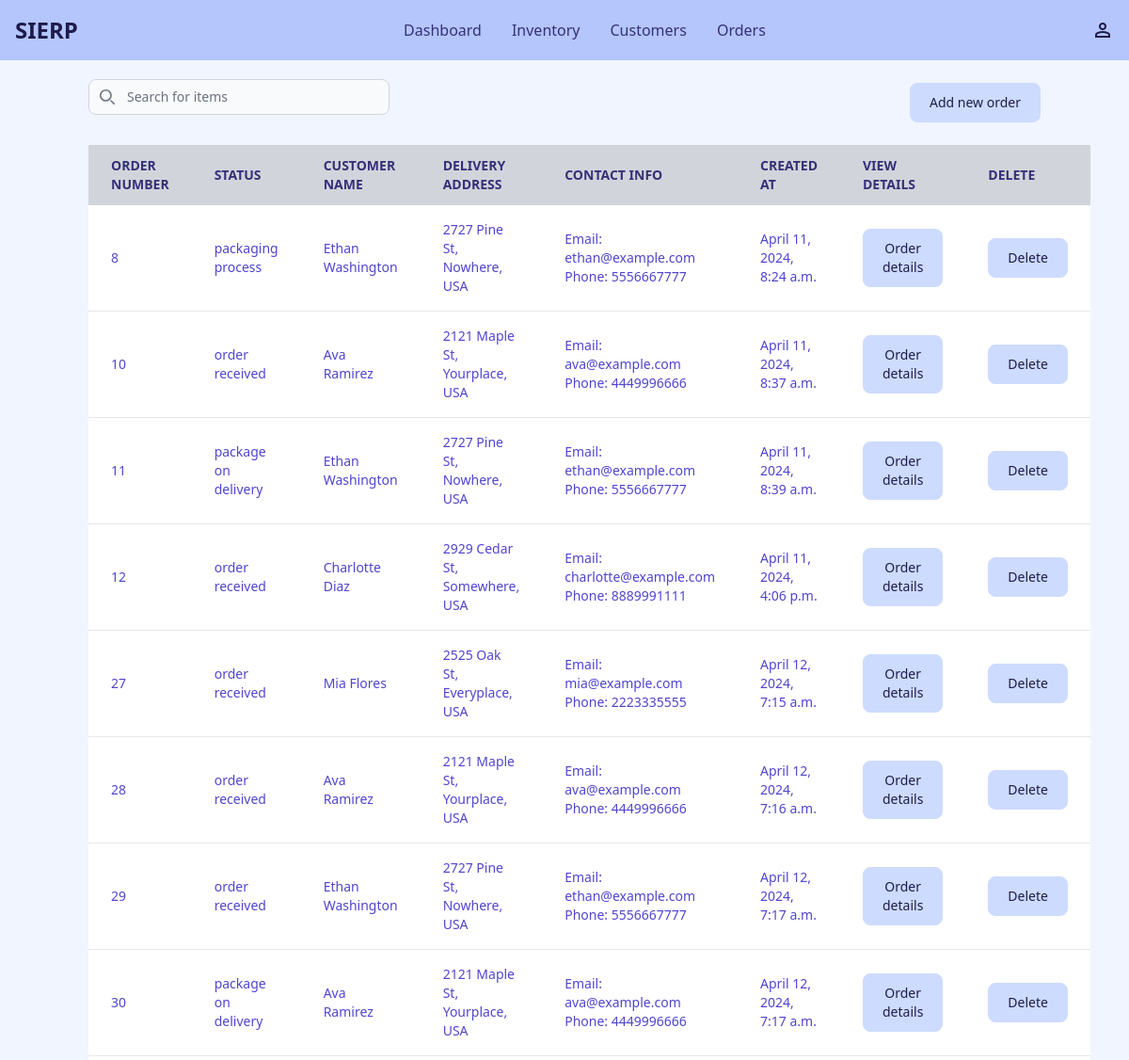
/orders (upper part), run on an earlier commit of the app's database.
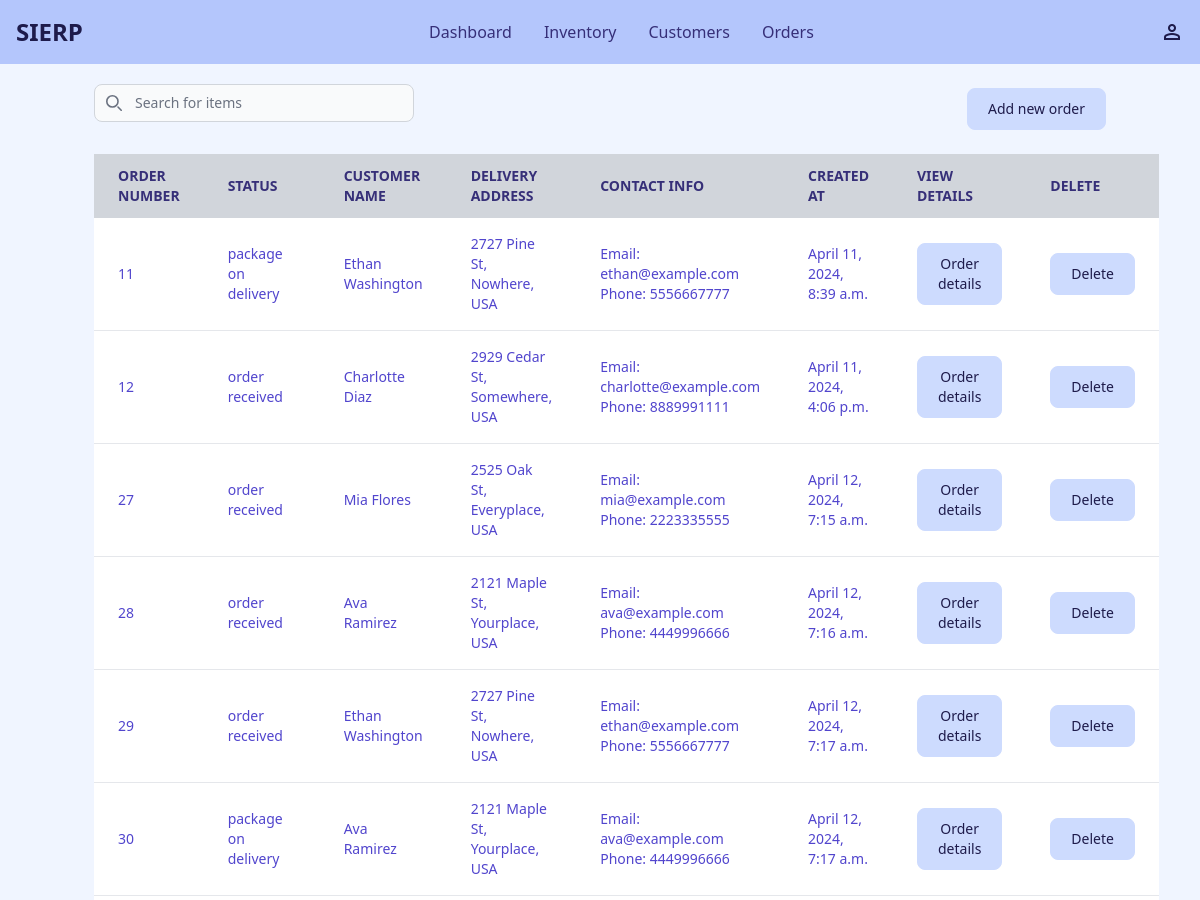
And on a later commit of the database.
### orders/models.py (models this page shows)
class Order(models.Model):
    customer = models.ForeignKey(Customer, on_delete=models.CASCADE)
    delivery_address = models.CharField(max_length=400)
    status = models.ForeignKey(Status, on_delete=models.CASCADE)
    created_at = models.DateTimeField(auto_now_add=True)

class Status(models.Model):
    id = models.BigIntegerField().primary_key=True
    name_of_status = models.CharField(max_length=100)
    def __str__(self):
        return self.name_of_status

### customers/models.py (models this page shows, shortened)
class Customer(models.Model):
    id = models.BigIntegerField().primary_key=True
    name = models.CharField(max_length=200)
    email = models.EmailField(max_length=254)
    address = models.CharField(max_length=400)
    phone = models.BigIntegerField()

### orders/views.py (the view, shortened to what this page needs)
# urls.py: path('', include('orders.urls')),
def orders(request):
    if request.method == "GET":
        orders = Order.objects.all()
        customers = Customer.objects.all()
        return render(request, "orders/orders.html", {"orders": orders, "customers": customers})

### orders/templates/orders/orders.html (shortened to what the changed rows need)
{% extends '_base.html' %}
{% block content %}
<table class="mx-1.5 w-full text-sm text-left rtl:text-right text-indigo-200 dark:text-indigo-400 ">
    <thead class="text-s text-indigo-900 uppercase bg-gray-300">
        <tr>
            <th scope="col" class="px-6 py-3">
                Order number
            </th>
            <th scope="col" class="px-6 py-3">
                Status
            </th>
            <th scope="col" class="px-6 py-3">
                Customer name
            </th>
            <th scope="col" class="px-6 py-3">
                Delivery address
            </th>
            <th scope="col" class="px-6 py-3">
                Contact info
            </th>
            <th scope="col" class="px-6 py-3">
                Created at
            </th>
            <th scope="col" class="px-6 py-3">
                View details
            </th>
            <th scope="col" class="px-6 py-3">
                Delete
            </th>
        </tr>
    </thead>
    <tbody>
        {% for order in orders %}
        <tr class="bg-white border-b dark:bg-gray-800 dark:border-gray-700 hover:bg-gray-50 dark:hover:bg-gray-600 text-indigo-700"
            id="item-row">
            <td class="px-6 py-4" id="orderid">
                {{order.id}}
            </td>
            <td class="px-6 py-4" id="orderstatus">
                {{order.status}}
            </td>
            <td class="px-6 py-4" id="customername">
                {{order.customer.name}}
            </td>
            <td class="px-6 py-4" id="deliveryaddress">
                {{order.delivery_address}}
            </td>
            <td class="px-6 py-4" id="contactinfo">
                Email: {{order.customer.email}}
                Phone: {{order.customer.phone}}
            </td>
            <td class="px-6 py-4" id="created_at">
                {{order.created_at}}
            </td>
            <td class="px-6 py-4">
                <button data-details-id="{{order.id}}" data-drawer-show="details_order"
                    data-drawer-target="details_order" aria-controls="details_order" data-drawer-placement="right"
                    class="detailsButton inline-flex w-auto justify-center text-indigo-950 items-center bg-indigo-200 hover:bg-indigo-400 focus:ring-4 focus:outline-none focus:ring-primary-300
                    rounded-lg border border-indigo-200 text-sm font-medium px-5 py-2.5 hover:text-indigo-950 focus:z-10 dark:bg-indigo-700 dark:text-indigo-300 dark:border-indigo-500 dark:hover:text-white
                    dark:hover:bg-indigo-600 dark:focus:ring-indigo-600">Order details</button>
            </td>
            <td class="px-6 py-4">
                <button id="deleteButton" data-modal-target="deleteModal" data-modal-toggle="deleteModal" class="inline-flex w-auto justify-center text-indigo-950 items-center bg-indigo-200 hover:bg-indigo-400 focus:ring-4 focus:outline-none focus:ring-primary-300
                rounded-lg border border-indigo-200 text-sm font-medium px-5 py-2.5 hover:text-indigo-950 focus:z-10 dark:bg-indigo-700 dark:text-indigo-300 dark:border-indigo-500 dark:hover:text-white
                dark:hover:bg-indigo-600 dark:focus:ring-indigo-600">Delete</button>
            </td>
        </tr>
        {% endfor %}
    </tbody>
</table>
{% endblock %}

What changed in the data, as far as the page shows it:
removed Order: id "8", status "packaging process", customer.name "Ethan Washington", delivery_address "2727 Pine St, Nowhere, USA", customer.email "ethan@example.com", customer.phone "5556667777", created_at "April 11, 2024, 8:24 a.m."
removed Order: id "10", status "order received", customer.name "Ava Ramirez", delivery_address "2121 Maple St, Yourplace, USA", customer.email "ava@example.com", customer.phone "4449996666", created_at "April 11, 2024, 8:37 a.m."
